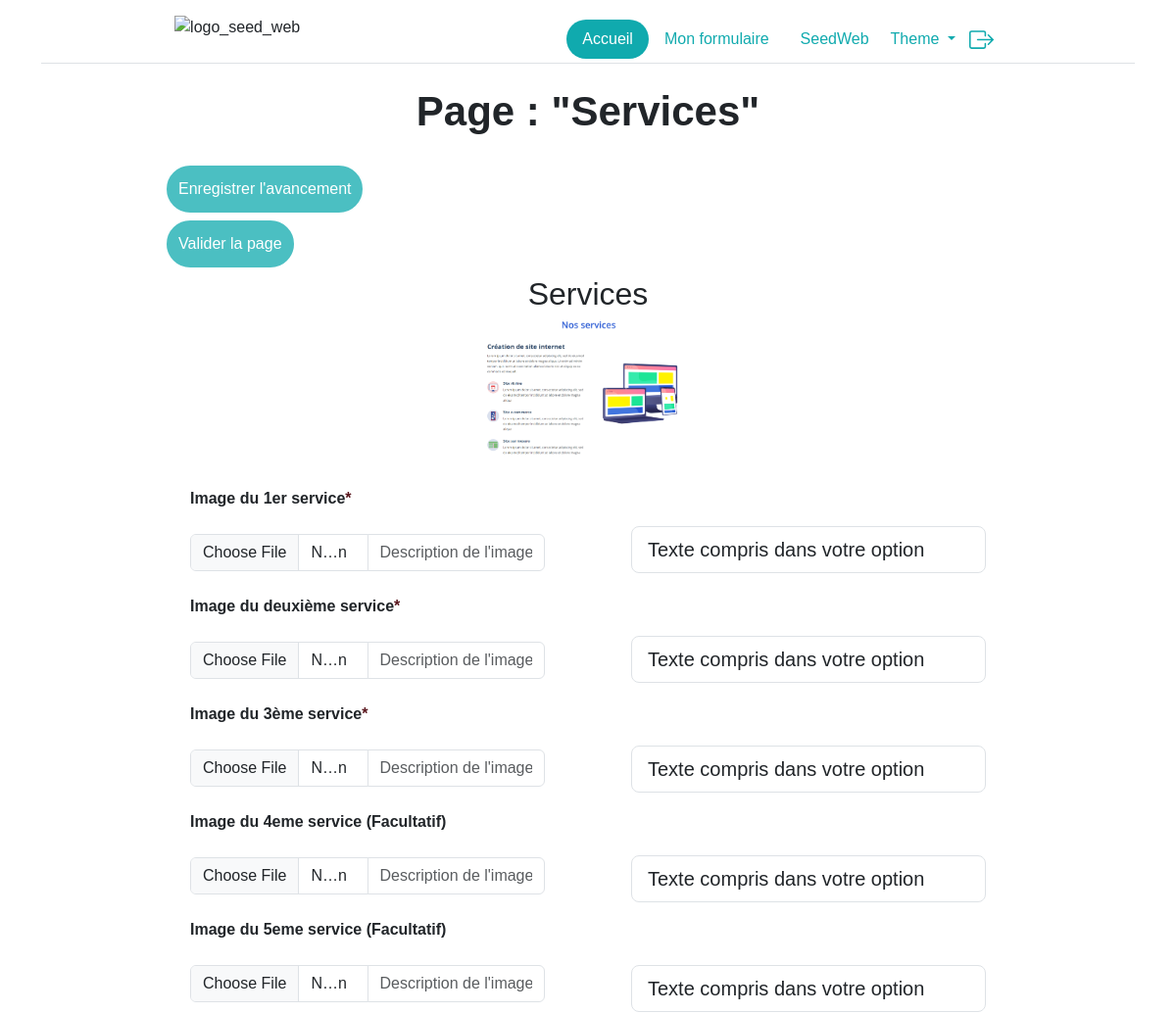
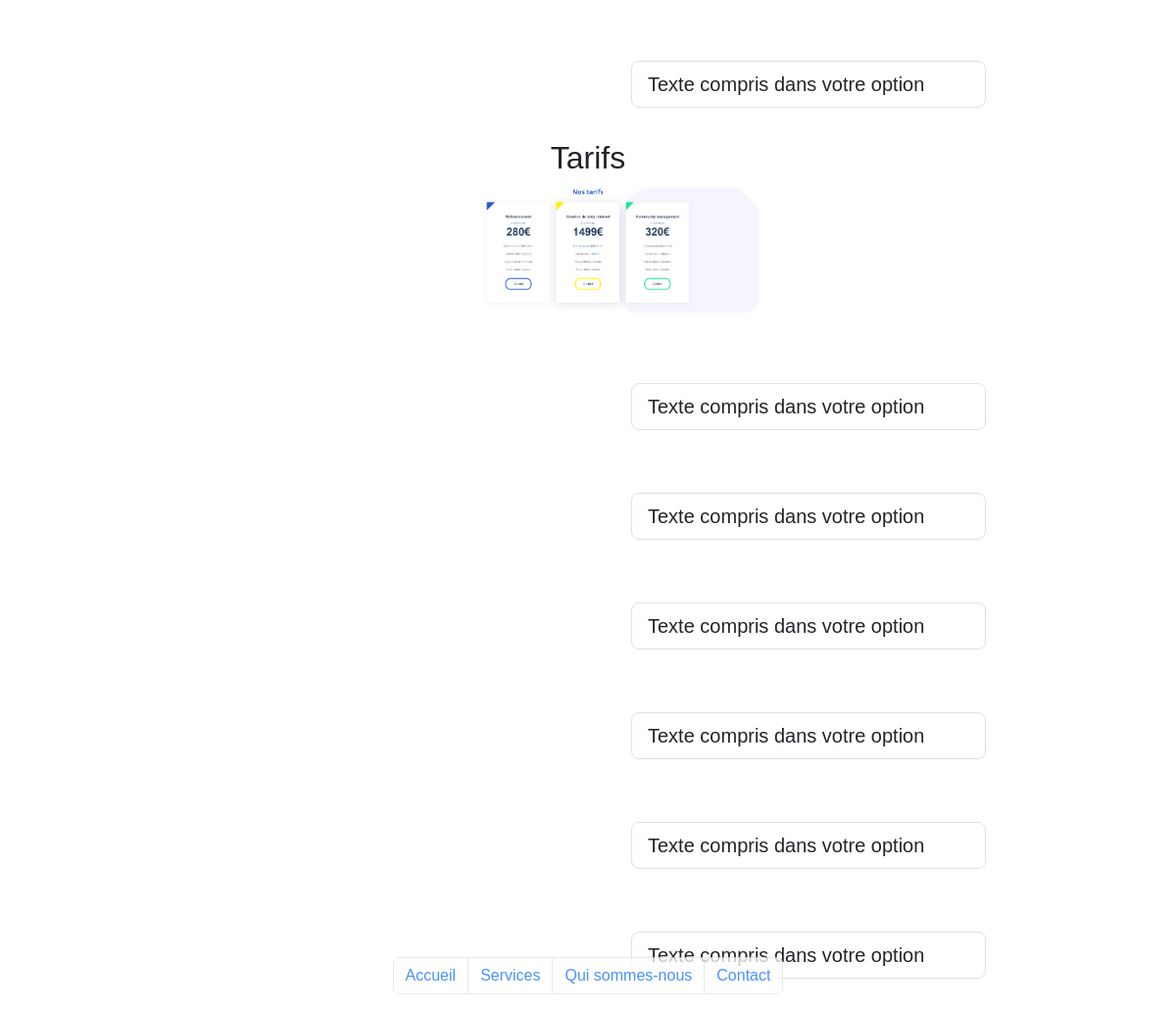
The app's page /mes_formulaires/index.php?page=1 (signed in) with its own data (2 pictures, top to bottom).
### tables this page shows
CREATE TABLE `page` (
  `id` int(11) NOT NULL,
  `site_id` int(11) NOT NULL,
  `nom` varchar(255) NOT NULL
);

CREATE TABLE `section` (
  `id` int(11) NOT NULL,
  `nom` varchar(255) NOT NULL
);

CREATE TABLE `image` (
  `id` int(11) NOT NULL,
  `section_id` int(11) NOT NULL,
  `page_id` int(11) NOT NULL,
  `nom` varchar(255) NOT NULL,
  `path` text NOT NULL,
  `description` varchar(35) DEFAULT NULL,
  `facultatif` tinyint(1) NOT NULL,
  `alt` varchar(50) DEFAULT NULL
);

CREATE TABLE `texte` (
  `id` int(11) NOT NULL,
  `section_id` int(11) NOT NULL,
  `page_id` int(11) NOT NULL,
  `nom` varchar(255) NOT NULL,
  `contenu` text NOT NULL,
  `taille` int(4) NOT NULL,
  `facultatif` tinyint(1) NOT NULL
);

### mes_formulaires/index.php (the view, shortened to what this page needs)
<?php
include("../config/dbconnection.php");
    ?>
<!DOCTYPE HTML>
<html lang="fr" data-bs-theme="<?=$_SESSION["theme"]?>">
    <head>
        <link href="https://cdn.jsdelivr.net/npm/bootstrap@5.3.0-alpha1/dist/css/bootstrap.min.css" rel="stylesheet">
        <link rel="stylesheet" href="../css/style.css">
    </head>
    <body class="text-center w-100 m-auto">
<?php
include("../includes/header.php");
if(isset($_SESSION["role"])){
    if($_SESSION["role"] == "client"){
        $id = $_SESSION["id_client"];
        $req_site = $db->query("SELECT * FROM site where client_id = '$id'");
        $req_section = $db->query("SELECT * FROM section");
        $data_section = $req_section->fetchAll();
        $data_site = $req_site->fetch();
        if(!empty($data_site)){
        $id_site = $data_site["id"];
        $id_modele = $data_site["modele_id"];
        $req_modele = $db->query("SELECT nom FROM modele where id = '$id_modele'");
        $data_modele = $req_modele->fetch();
        $req_page = $db->query("SELECT * FROM page where site_id = '$id_site'");
        $nbPageSiteClient = $req_page->rowCount();
        $data_page = $req_page->fetchAll();
        $nbEltParPage = 1;
        $nbTotalDePage = $nbPageSiteClient/$nbEltParPage;
        $page = $data_page[$_GET["page"]];
        ?>
        <form method="POST" action="" enctype='multipart/form-data'>
            <div  class="row w-75 mr-12-5 ml-12-5">
                <div class="col w-50">
                    <h1 class="text-center">Page : "<?=$page['nom']?>"</h1>
                    <div class="opacity-75">
                        <div class="m-2 text-center">
                            <input type="submit" name="save_state" value="Enregistrer l'avancement" class="p-2 border_white color_white nav-link bgSeed rounded-pill w-auto">
                        </div>
                        <div class="m-2 text-center">
                            <input type="submit" name="save_page" value="Valider la page" class="p-2 border_white color_white nav-link bgSeed rounded-pill w-auto">
                        </div>
                    </div>
                </div>
        <?php
        foreach($data_section as $section){
            $id_section = $section["id"];
            $id=$page["id"];
            $nom_section = $section['nom'];
            $data_option = $db->query("SELECT * FROM avoiroption where page = '$id' ")->fetch();
            $req_image = $db->query("SELECT * FROM image where page_id = '$id' and section_id = '$id_section' order by nom");
            $req_texte = $db->query("SELECT * FROM texte where page_id = '$id' and section_id = '$id_section' order by nom");
            $data_image = $req_image->fetchAll();
            $data_texte = $req_texte->fetchAll();
            if(!empty($data_image) or !empty($data_texte)){
                $array_space = array(" ");
                $nom_page = str_replace($array_space, "-", $page["nom"]);
                $nom_section2 = str_replace($array_space, "-", $section["nom"]);
                $src_img = strtolower("../img/".$data_modele["nom"]. "_". $nom_page . "_". $nom_section2 . ".png");
                ?>
                <h2 class="text-center"><?=$nom_section?></h2>
                <div class="w-100 text-center">
                    <img src="<?=$src_img?>"  style="max-width: 40%; height: auto;" alt="Image_section_<?=$section["nom"]?>">
                </div>
                <div class="w-50 m-2 col">
                <?php
                foreach($data_image as $image){
                    $nomImg = $image['nom'];
                    $alt = $image['alt'];
                    $description = $image["description"];
                    $facultatif = "Non";
                    if($image['facultatif'] == true){$facultatif = "Oui";}
                ?>
                <div class="m-4">
                <p class="text-start "><label for="formFileLg" class="form-label fw-bold"><?php if(empty($description)){echo $nomImg;}else{echo $description;}; if($facultatif == "Non"){echo "<span class=\"text-danger-emphasis\">*</span>";}else{echo "<span> (Facultatif)</span>";}?></label></p>
                    <div class="input-group">
                        <input class="form-control" title="" id="formFileLg" idImage="<?=$image["id"]?>" name="<?=$nomImg?>" accept=".jpeg,.pdf,.png,.jpg,.svg,.webp,.gif" type="file"/>
                        <input type="text" aria-label="Last name" name="<?=$nomImg?>-alt" maxlength="30" value="<?=$alt?>" placeholder="Description de l'image" class="form-control">
                    </div>
                </div>
<?php
                    }
?>
                </div>
                <div class="w-50 m-2 col" >
<?php
                foreach($data_texte as $texte){
                    $array_space = array(" ");
                    $nomTxt = str_replace($array_space, "-", $texte['nom']);
                    if(!empty($data_option)){
?>
                    <div class="m-4">
                        <p class="text-start"><label for="" class="form-label fw-bold"></label></p>
                        <input class="form-control form-control-lg input_counter" value="Texte compris dans votre option" id="formFileLg"  idTexte="<?=$texte["id"]?>" maxlength="31" minlength="31" name="<?=$nomTxt?>" type="text" readonly>
                    </div>
                        <?php
                    }
                }
            ?>
                </div>
            <?php
        }
    }
?>
                </div>
            </form>
            <div class="container fixed-bottom opacity-75" id="pagination">
                    <nav aria-label="Page Navigation">
                        <ul class="pagination justify-content-center">
                    <?php
                        for ($i=1; $i<=$nbTotalDePage ; $i++) {
                    ?>
                    <li class="page-item"><a class="page-link" href="index.php?page=<?=$i-1?>"><?=$data_page[$i-1]["nom"]?></a></li>
                    <?php
                        }
                    ?>
                        </ul>
                    </nav>
            </div>
        <?php
}else{
?>
<h1>Pas encore de site</h1>
<?php
}}else{
?>
<h1>Pas d'autorisation pour accéder à cette page.</h1>
<?php
}}
    include("../includes/layout_bottom.php");
?>

### css/style.css (style rules this page uses)
.color_white { color: #FFFFFF; }
.border_white { border: 4px solid #10aaae; }
* { font-family: 'Nunito', sans-serif; }
h1 { font-family: 'Nunito', sans-serif; }
.mr-12-5 { margin-right: 12.5%; }
.ml-12-5 { margin-left: 12.5%; }
.bgSeed { background-color: #10aaae !important; }
h1 { font-size: 42px; font-weight: 600; margin: 0 0 30px; }
* { box-sizing: border-box; }

### records on screen
page: nom "Services"
section: nom "Services", shows a picture
image: description "Image du 1er service"
image: description "Image du deuxième service"
image: description "Image du 3ème service"
image: description "Image du 4eme service", facultatif "(Facultatif)"
image: description "Image du 5eme service", facultatif "(Facultatif)"
section: nom "Tarifs", shows a picture
page: nom "Accueil"
page: nom "Qui sommes-nous"
page: nom "Contact"
